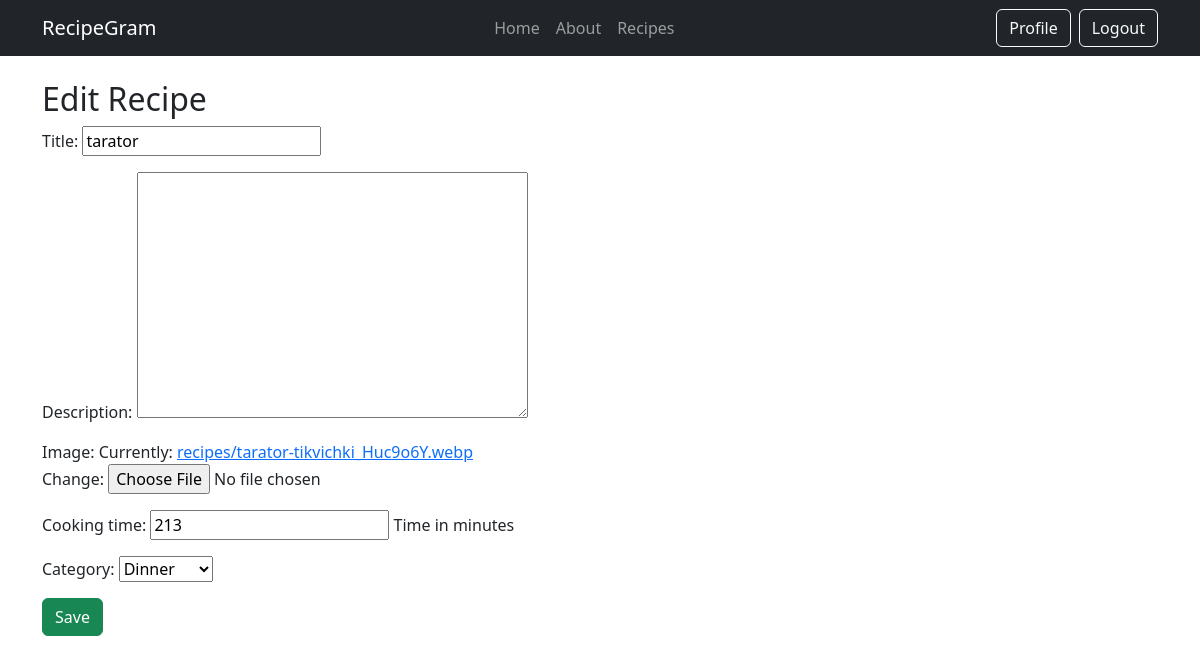
The page /recipes/6/edit/ (signed in) on the database its author committed.
### recipes/models.py (models this page shows, shortened)
class Recipe(models.Model):
    title = models.CharField(max_length=100)
    description = models.TextField(blank=True, null=True)
    image = models.ImageField(upload_to='recipes/')
    cooking_time = models.PositiveIntegerField(help_text="Time in minutes")
    created_at = models.DateTimeField(auto_now_add=True)
    category = models.ForeignKey(Category, on_delete=models.SET_NULL, null=True)
    owner = models.ForeignKey(User, on_delete=models.CASCADE, related_name='recipes')

### recipes/views.py (the view)
# urls.py: path('<int:pk>/edit/', RecipeUpdateView.as_view(), name='recipe-edit'),
class RecipeUpdateView(LoginRequiredMixin, UserPassesTestMixin, generic.UpdateView):
    model = Recipe
    form_class = RecipeForm
    template_name = 'recipes/recipe_form.html'
    success_url = reverse_lazy('recipe-list')
    def test_func(self):
        recipe = self.get_object()
        return recipe.owner == self.request.user

### recipes/forms.py
class RecipeForm(forms.ModelForm):
    class Meta:
        model = Recipe
        fields = ['title', 'description', 'image', 'cooking_time', 'category']

### recipes/models.py (called while the page is built)
    def __str__(self):
        return self.name

### templates/recipes/recipe_form.html (shortened to what this page needs)
{% extends 'base.html' %}
{% block content %}
<h2>{{ view.object.pk|yesno:"Edit Recipe,Create Recipe" }}</h2>
<form method="post" enctype="multipart/form-data">
    {{ form.as_p }}
    <button class="btn btn-success">Save</button>
</form>
{% endblock %}

### rows shown on the page
Recipe: object.pk "Edit Recipe", title "tarator", cooking_time "213", category "Dinner"
